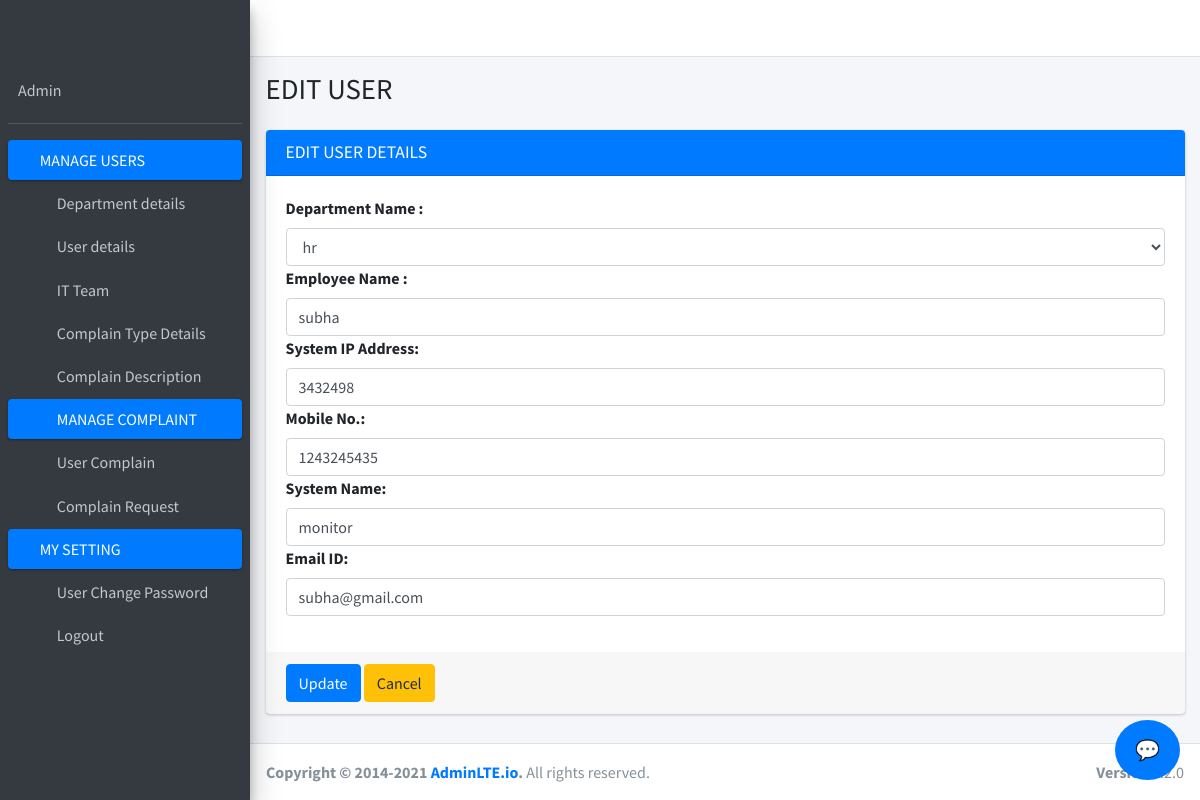
The page /edit_user/20/ on the database its author committed.
### admin_support/models.py (models this page shows, shortened)
class UserDetails(models.Model):
    user_id = models.AutoField(primary_key=True)
    dept = models.ForeignKey(DepartmentDetails, on_delete=models.CASCADE, null=True, blank=True)
    username = models.CharField(max_length=150, null=True, blank=True)
    user_ip = models.GenericIPAddressField(null=True, blank=True)
    system_name = models.CharField(max_length=100, null=True, blank=True)
    mobile = models.CharField(max_length=15, null=True, blank=True)
    email_id = models.EmailField(max_length=255, null=True, blank=True)

class DepartmentDetails(models.Model):
    STATUS_CHOICES = (
        ('Active', 'Active'),
        ('Inactive', 'Inactive'),
    )
    dept_id = models.AutoField(primary_key=True)
    department = models.CharField(max_length=100, null=True, blank=True)
    department_status = models.CharField(max_length=10, choices=STATUS_CHOICES, default='Active', null=True, blank=True)

### admin_support/views.py (the view)
# urls.py: path('edit_user/<int:user_id>/', views.edit_user, name='edit_user'),
def edit_user(request, user_id = 0):
    context = ({
         'department': DepartmentDetails.objects.all(),
         'user': UserDetails.objects.get(user_id = user_id)
     })
    return render(request,'edit_user.html',context)

### admin_support/templates/edit_user.html (shortened to what this page needs)
{% load static %}
<!DOCTYPE html>
<html lang="en">
  <head>
    {% include 'link.html' %}
  </head>
  <body
    class="hold-transition light-mode sidebar-mini layout-fixed layout-navbar-fixed layout-footer-fixed"
  >
    <div class="wrapper">
      {% include 'base.html' %}
      <div class="content-wrapper">
        <div class="content-header">
          <div class="container-fluid">
            <div class="row mb-2">
              <div class="col-sm-6">
                <h1 class="m-0">EDIT USER</h1>
              </div>
            </div>
          </div>
        </div>
        <section class="content">
          <div class="container-fluid">
            <div class="row">
              <div class="col-md-12">
                <div class="card card-primary">
                  <div class="card-header">
                    <h3 class="card-title">EDIT USER DETAILS</h3>
                  </div>
                  <form action="{%url 'update_user' %}" method="post">
                    <div class="card-body">
                      <div class="row">
                        <div class="col-md-12">
                          <div class="form-group">
                            <label>Department Name :</label>
                           <select class="form-control" name="department" required>
  {% for dept in department %}
    <option value="{{ dept.dept_id }}"
      {% if user.dept and dept.dept_id == user.dept.dept_id %}selected{% endif %}>
      {{ dept.department }}
    </option>
  {% endfor %}
</select>
                            <label>Employee Name :</label>
                            <input
                              type="text"
                              class="form-control"
                              name="username"
                              placeholder="Employee name"
                              required
                              value="{{user.username}}"
                            />
                            <label>System IP Address:</label>
                            <input
                              type="text"
                              class="form-control"
                              name="ip_address"
                              placeholder="IP Address"
                              value = '{{user.user_ip}}'
                              required
                            />
                            <label>Mobile No.:</label>
                            <input
                              type="text"
                              class="form-control"
                              name="mobile"
                              placeholder="Mobile No."
                              value = '{{user.mobile}}'
                              required
                            />
                            <label>System Name:</label>
                            <input
                              type="text"
                              class="form-control"
                              name="system_name"
                              placeholder="System Name"
                              value='{{user.system_name}}'
                              required
                            />
                            <label>Email ID:</label>
                            <input
                              type="email"
                              class="form-control"
                              name="email_id"
                              placeholder="Email ID"
                              value='{{user.email_id}}'
                              required
                            />
                          </div>
                        </div>
                      </div>
                    </div>
                    <div class="card-footer">
                      <button
                        type="update"
                        class="btn btn-primary swalDefaultSuccess"
                        name="update"
                        id="update"
                        onclick="return validateForm()"
                        name="update"
                        id="update"
                      >
                        Update
                      </button>
                      <button type="Cancel" class="btn btn-warning">
                        Cancel
                      </button>
                    </div>
                  </form>
                </div>
              </div>
            </div>
          </div>
        </section>
      </div>
      {% include 'footer.html' %}
    </div>
    {% include 'scriptfile.html' %}
<div id="chat-btn">💬</div>
  </body>
</html>

### admin_support/templates/edit_user.html (style rules this page uses)
#chat-btn { position: fixed; bottom: 20px; right: 20px; background: #007bff; color: white; padding: 15px 20px; border-radius: 50%; cursor: pointer; font-size: 20px; z-index: 9999; }

### rows shown on the page
UserDetails: department "hr", username "subha", ip_address "3432498", mobile "1243245435", system_name "monitor", email_id "subha@gmail.com"
